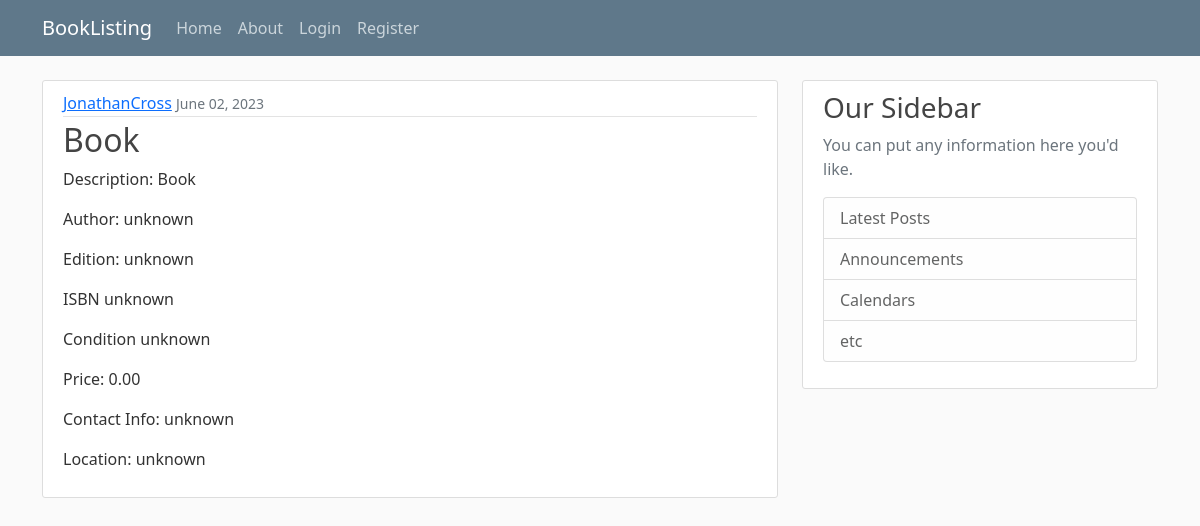
The app's page /post/1/ with its own data.
### listing/models.py (models this page shows)
class Post(models.Model):
    title = models.CharField(max_length=100)
    content = models.TextField()
    date_posted = models.DateTimeField(default=timezone.now)
    author = models.ForeignKey(User, on_delete=models.CASCADE)
    book_author = models.CharField(max_length=100, default='unknown')
    edition = models.CharField(max_length=100, default='unknown')
    isbn = models.CharField(max_length=100, default='unknown')
    condition = models.CharField(max_length=100, default='unknown')
    price = models.DecimalField(max_digits=8, decimal_places=2, default=0.00)
    contact = models.CharField(max_length=100, default='unknown')
    location = models.CharField(max_length=100, default='unknown')

### listing/views.py (the view)
# urls.py: path('post/<int:pk>/', PostDetailView.as_view(), name='post-detail'),
class PostDetailView(DetailView):
    model = Post

### listing/templates/listing/post_detail.html (shortened to what this page needs)
{% extends "listing/base.html" %} {% block content %}
<article class="media content-section">
  <div class="media-body">
    <div class="article-metadata">
      <a class="mr-2" href="#">{{ object.author }}</a>
      <small class="text-muted">{{ object.date_posted|date:'F d, Y' }}</small>
    </div>
    <h2 class="article-title">{{ object.title }}</h2>
    <p class="article-content">Description: {{ object.content }}</p>
    <p class="article-content">Author: {{ object.book_author }}</p>
    <p class="article-content">Edition: {{ object.edition }}</p>
    <p class="article-content">ISBN {{ object.isbn }}</p>
    <p class="article-content">Condition {{ object.condition }}</p>
    <p class="article-content">Price: {{ object.price }}</p>
    <p class="article-contact">Contact Info: {{ object.contact }}</p>
    <p class="article-location">Location: {{ object.location }}</p>
  </div>
</article>
{% endblock content %}

### listing/static/listing/main.css (style rules this page uses)
body { background: #fafafa; color: #333333; margin-top: 5rem; }
h1, h2, h3, h4, h5, h6 { color: #444444; }
.content-section { background: #ffffff; padding: 10px 20px; border: 1px solid #dddddd; border-radius: 3px; margin-bottom: 20px; }
.article-title { color: #444444; }
.article-content { white-space: pre-line; }
.article-metadata { padding-bottom: 1px; margin-bottom: 4px; border-bottom: 1px solid #e3e3e3; }

### records on screen
Post: author "JonathanCross", date_posted "June 02, 2023", title "Book", content "Book", book_author "unknown", edition "unknown", isbn "unknown", condition "unknown", price "0.00", contact "unknown", location "unknown"
